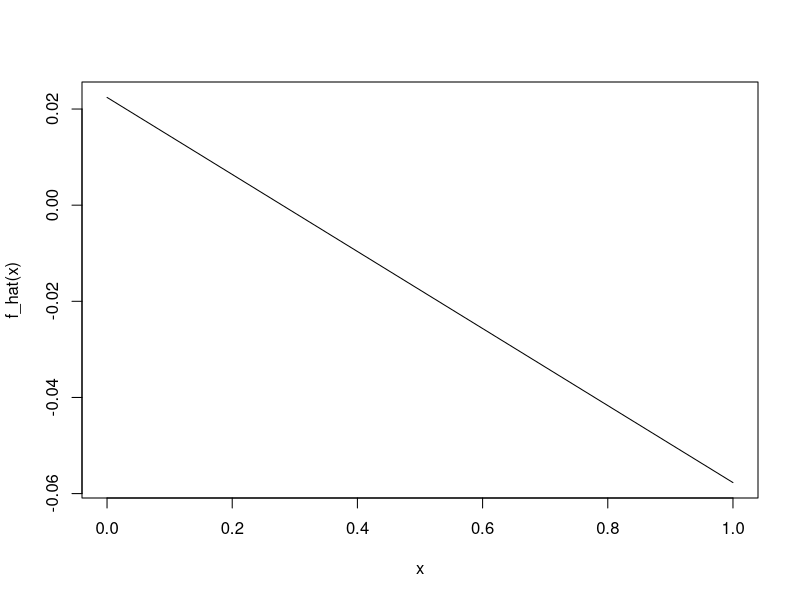

The R source for this figure: (Note: this script raises an error after producing the figure.)
###########B-splines
###########Exercise 2.
library(splines)

m <- 4 
k <- 3  
knotlist <- (1:3) / 4  
x <- (1:1000) / 1001 

bx <- bs(x, knots = knotlist, degree = m - 1, intercept = TRUE)
base_func_terms <- cbind(1, x, x^2, x^3) 

xi_terms <- sapply(knotlist, function(xi) {(x - xi)^3 * (x > xi)})

terms <- cbind(base_func_terms, xi_terms)

lm_list <- lapply(1:ncol(bx), function(i) {lm(bx[, i] ~ terms - 1)})

for(i in 1:7){
  print(summary(lm_list[[i]])$r.squared)
}


###########Exercise 3.(a)
library(splines)

f <- function(x) x * sin(20 * x)

n <- 1000
x <- seq(0, 1, length = n)
y <- f(x)

ise_f <- function(y, y_hat, x) {
  ise <- function(x) {
    (y(x) - y_hat(x))^2
  }
  result <- integrate(ise, 0, 1)
  return(result$value)
}


bspline_f <- function(k) {
  knotlist <- seq(1, k) / (k + 1)
  bx <- bs(x, knots = knotlist, degree = 3, intercept = TRUE)
  fit <- lm(y ~ bx - 1)
  
  y_pred <- function(x) {
    basis_func <- predict(bx, x)
    basis_func %*% coef(fit)
  }
  ise <- ise_f(f, y_pred, x)
  return(ise)
}


k_values <- 1:7
ise_values <- sapply(k_values, bspline_f)
ise_values
best_k <- k_values[which.min(ise_values)]
best_k

###########Exercise 3.(b)
ise_poly <- function(m, x, y, f) {
  
  x_poly_term <- sapply(0:m, function(p) x^p)  
  
  fit <- lm(y ~ x_poly_term - 1) 
  
  f_hat <- function(xi) {
    x_poly_hat <- sapply(0:m, function(p) xi^p)
    x_poly_hat %*% coef(fit)  
  }
  curve(f_hat)
  ise <- integrate(function(x) (f(x) - f_hat(x))^2, 0, 1)$value
  
  return(ise)
}

m_degree <- 15 
ise_poly_value <- rep(0, m_degree)

for (m in 1:m_degree) {
  ise_poly_value[m] <- ise_poly(m, x, y, f)
  
  if (ise_values_poly[m] < min(ise_values)) {
    m0 <-m
    break  
  }
}
m0
